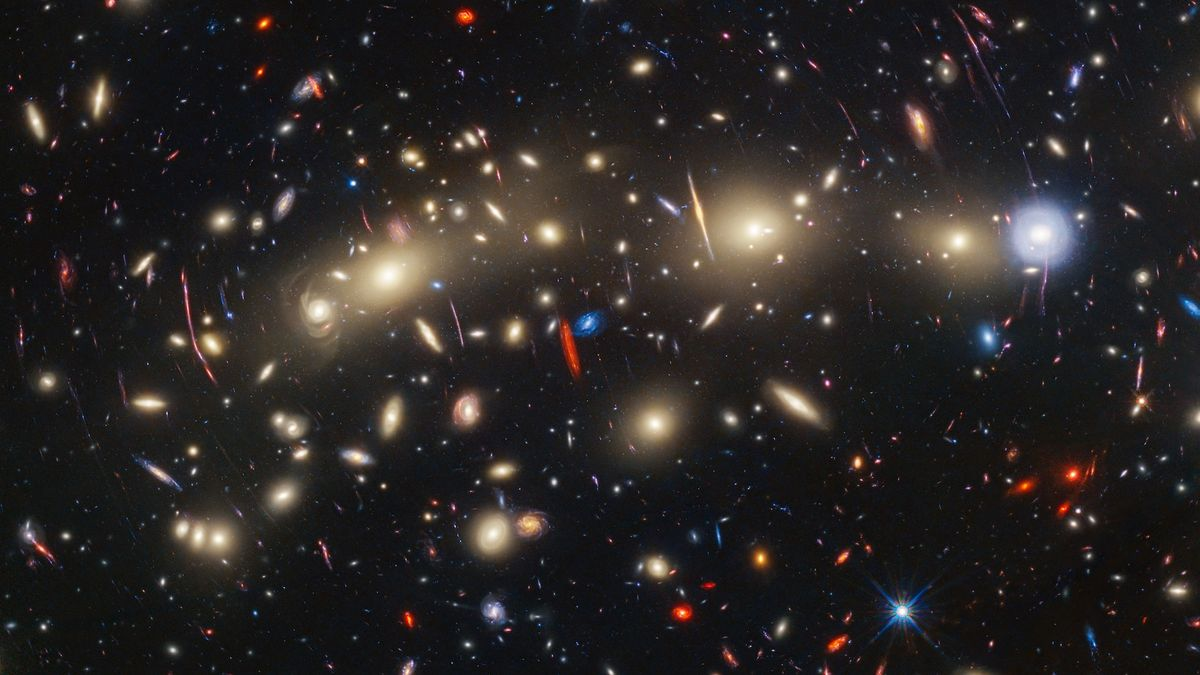
#> input picture source.jpg, 1200 x 675 px
$ python scriptd.py
#> lines starting #> are read from the running program, lines starting #| are printed output that depends on the picture
# -*- coding: utf-8 -*-
"""
Created on Wed Dec 10 17:32:36 2025

@author: samue
"""

# script_D JPEG lensing
import numpy as np
import matplotlib.pyplot as plt
from PIL import Image

# Parameter values
sigma = 1500
R_c = 0.07
D_s = 878; D_l = 637; D_ls = 441
c = 299792.458
epsilon = 0.0

def compute_thetaE(sigma):
    return (4 * np.pi * sigma**2 / c**2) * (D_ls / D_s)
theta_E = compute_thetaE(sigma)
r_c = R_c /( D_l* theta_E)

def lens_map(r1,r2,r_c,epsilon):
    denominator = np.sqrt(r_c**2 + (1-epsilon) * r1**2 + (1+epsilon) * r2**2)
    s1 = r1 - (1-epsilon) * r1 / denominator
    s2 = r2 - (1+epsilon) * r2 / denominator
    return s1, s2

# helper to convert normalized coords [-1,1] to float pixel indices [0,N-1]
def norm_to_pixel(s, N):
    return ((s + 1) / 2.0) * (N - 1)

# bilinear sampler (added extension)
def bilinear_sample(img, x, y):
    H, W = img.shape[:2]
    x0 = np.floor(x).astype(int); y0 = np.floor(y).astype(int)
    x1 = x0 + 1; y1 = y0 + 1
    x0 = np.clip(x0, 0, W-1); x1 = np.clip(x1, 0, W-1)
    y0 = np.clip(y0, 0, H-1); y1 = np.clip(y1, 0, H-1)
    dx = (x - x0)[..., None]; dy = (y - y0)[..., None]
    Ia = img[y0, x0]; Ib = img[y1, x0]; Ic = img[y0, x1]; Id = img[y1, x1]
    return (Ia * (1-dx)*(1-dy) + Ic * dx*(1-dy) + Ib * (1-dx)*dy + Id * dx*dy)

# grid
N = 201
xs = np.linspace(-1, 1, N)
r1, r2 = np.meshgrid(xs, xs, indexing='xy')

# load source.jpg and resize to NxN
try:
    pil = Image.open("source.jpg").convert("RGB")
#> pil is the input picture: PIL image 1200x675 RGB; mean R, G, B 42.9, 38.7, 37.5
    pil = pil.resize((N, N))
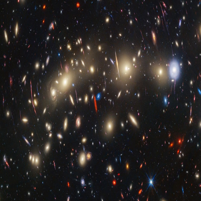
#> pil: PIL image 201x201 RGB; mean R, G, B 42.9, 38.7, 37.5
    source = np.array(pil).astype(np.float32) / 255.0
except FileNotFoundError:
    print("source.jpg not found. Create a simple synthetic color pattern instead.")
    # generate a synthetic colorful pattern if no file
    source = np.zeros((N, N, 3), dtype=np.float32)
    for i in range(N):
        for j in range(N):
            source[j,i,0] = (i % 20) / 20.0
            source[j,i,1] = (j % 30) / 30.0
            source[j,i,2] = ((i+j) % 25) / 25.0

# lens mapping (inverse mapping)
s1, s2 = lens_map(r1, r2, r_c, epsilon)
u = norm_to_pixel(s1, N)
v = norm_to_pixel(s2, N)

lensed = bilinear_sample(source, u, v)
#> in bilinear_sample, `y0 = np.floor(y).astype(int)`:
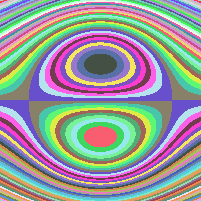
#> y0: shape (201, 201) int64; 74 distinct labels, from 63 to 136; one colour per label, 0 black
#> in bilinear_sample, `y0 = np.floor(y).astype(int)`:
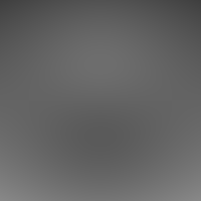
#> y: shape (201, 201) float64; min 63.45, max 136.5, mean 100
#> in bilinear_sample, `y1 = y0 + 1`: y1: shape (201, 201) int64; 74 distinct labels, from 64 to 137
#> in bilinear_sample, `dx = (x - x0)[..., None]`:
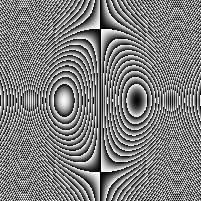
#> dx: shape (201, 201, 1) float64; min 0, max 1, mean 0.498
#> in bilinear_sample, `dy = (y - y0)[..., None]`:
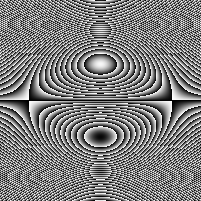
#> dy: shape (201, 201, 1) float64; min 0, max 1, mean 0.498
#> in bilinear_sample, `Ia = img[y0, x0]`:
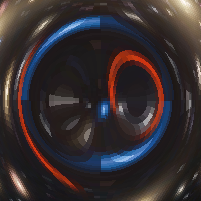
#> Ia: shape (201, 201, 3) float32; mean R, G, B 0.211, 0.179, 0.187
#> in bilinear_sample, `return (Ia * (1-dx)*(1-dy) + Ic * dx*(1-dy) + Ib * (1-dx)*dy + Id * dx..`:
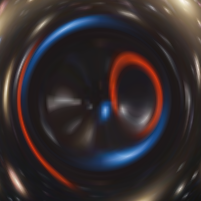
#> returned value: shape (201, 201, 3) float64; mean of channels 0, 1, 2 0.209, 0.176, 0.181; drawn as R, G, B
lensed = np.clip(lensed, 0, 1)

plt.figure(figsize=(10,4))
plt.subplot(1,2,1)
plt.imshow(source, origin='lower')
plt.title("Source image (resized)")
plt.axis('off')
plt.subplot(1,2,2)
plt.imshow(lensed, origin='lower')
plt.title("Lensed image (bilinear sampling)")
plt.axis('off')
plt.show()
